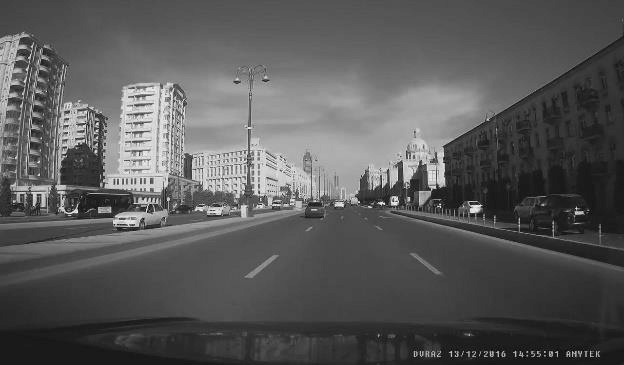
#> input picture dusuk_kontrast.jpg, 624 x 365 px
$ python gorev3.py
#> lines starting #> are read from the running program, lines starting #| are printed output that depends on the picture
import cv2
import numpy as np

image = cv2.imread("dusuk_kontrast.jpg", cv2.IMREAD_GRAYSCALE)
#> image is the input picture: shape (365, 624); min 0, max 251, mean 89
if image is None:
    print("Hata: Resim bulunamadi!")
    exit()

h, w = image.shape
#> h = 365; w = 624

clahe = cv2.createCLAHE(clipLimit=2.0, tileGridSize=(8, 8))
opencv_sonuc = clahe.apply(image)
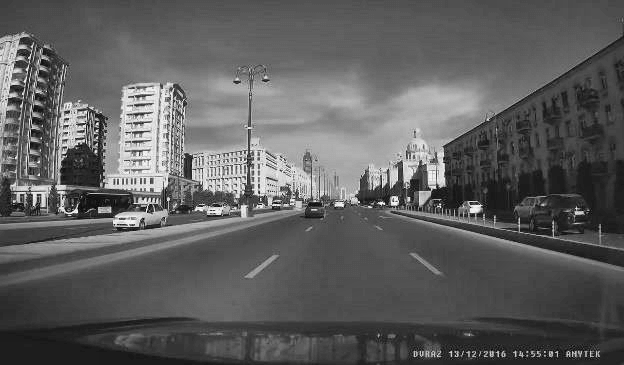
#> opencv_sonuc: shape (365, 624); min 1, max 254, mean 94.4
cv2.imwrite("clahe_opencv.jpg", opencv_sonuc)

manuel_sonuc = np.zeros((h, w), dtype=np.uint8)

grid_y, grid_x = 8, 8
tile_h = h // grid_y
#> tile_h = 45
tile_w = w // grid_x
#> tile_w = 78
clip_limit = 40

for gy in range(grid_y):
    for gx in range(grid_x):
        y1 = gy * tile_h
        y2 = (gy + 1) * tile_h if gy < grid_y - 1 else h
        x1 = gx * tile_w
        x2 = (gx + 1) * tile_w if gx < grid_x - 1 else w

        blok = image[y1:y2, x1:x2]

        hist = [0] * 256
        for piksel in blok.ravel():
            hist[piksel] += 1

        artan = 0
        for i in range(256):
            if hist[i] > clip_limit:
                artan += (hist[i] - clip_limit)
                hist[i] = clip_limit

        ekstra = artan // 256
        for i in range(256):
            hist[i] += ekstra

        cdf = [0] * 256
        toplam = 0
        for i in range(256):
            toplam += hist[i]
            cdf[i] = toplam

        toplam_piksel = blok.size
        lut = [0] * 256
        for v in range(256):
            lut[v] = int(round((cdf[v] / float(toplam_piksel)) * 255))

        for y in range(y2 - y1):
            for x in range(x2 - x1):
                manuel_sonuc[y1 + y, x1 + x] = lut[blok[y, x]]
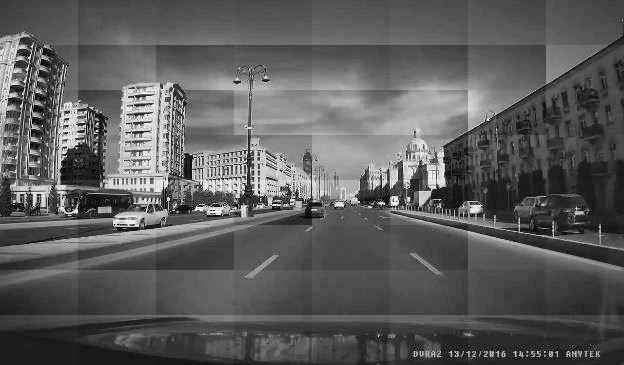
#> manuel_sonuc: shape (365, 624); min 1, max 250, mean 92.1

cv2.imwrite("clahe_manuel.jpg", manuel_sonuc)
print("Islem bitti! clahe_opencv.jpg ve clahe_manuel.jpg kaydedildi.")

cv2.imshow("1. Orijinal", image)
cv2.imshow("2. OpenCV CLAHE", opencv_sonuc)
cv2.imshow("3. Manuel CLAHE", manuel_sonuc)

cv2.waitKey(0)
cv2.destroyAllWindows()
